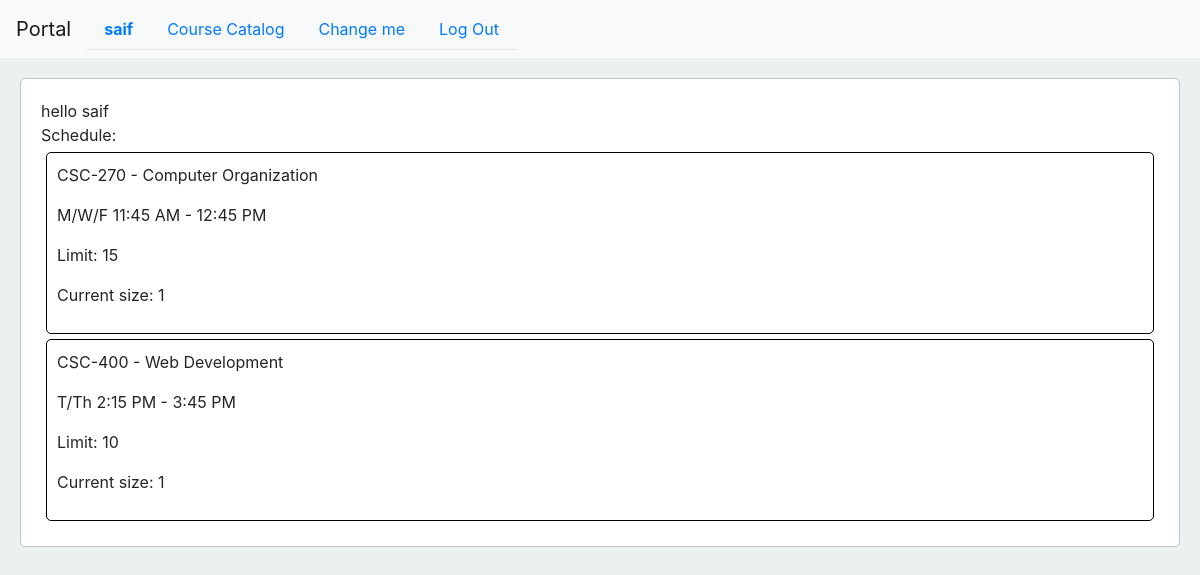
The app's page /profile/1/ (signed in) with its own data.
### studentPortal/models.py (models this page shows)
class User(AbstractUser):
    def __str__(self):
        return f"{self.username}, {self.email}"

class Class(models.Model):
    className = models.CharField(max_length=100)
    classNumber = models.CharField(max_length=8, default=None)
    classTimings = models.CharField(max_length=100)
    studentLimit = models.PositiveIntegerField()
    studentList = models.ManyToManyField(Student, related_name='students', blank=True)
    studentWaitlist = models.ManyToManyField(Student, related_name='studentWaitlist', blank=True)
    def __str__(self):
        return f"{self.classNumber} - {self.className}"

### studentPortal/views.py (the view)
# urls.py: path("profile/<int:userID>/", views.profile, name="profile"),
def profile(request, userID):
    user = User.objects.get(pk=userID)
    student = Student.objects.get(student=user)
    classes = student.classes.all()
    classData = []
    for classObj in classes:
        currentStudentCount = classObj.studentList.count()
        classData.append({
            "classObj": classObj,
            "currentStudentCount": currentStudentCount,
        })
    return render(request, "studentPortal/profile.html", {
        "classData": classData,
    })

### studentPortal/templates/studentPortal/profile.html
{% extends "studentPortal/layout.html" %}
{% block body %}
hello {{user.username}}
<br>
Schedule:
<div>
    {% for class in classData %}
        <div class="catalog">
            <p>{{class.classObj}}</p>
            <p>{{class.classObj.classTimings}}</p>
            <p>Limit: {{class.classObj.studentLimit}}</p>
            <p>Current size: {{class.currentStudentCount}}</p>
        </div>
    {% endfor %}
</div>
{% endblock %}

### studentPortal/templates/studentPortal/layout.html (shortened to what this page needs)
{% load static %}
<!DOCTYPE html>
<html lang="en">
    <head>
        <link rel="stylesheet" href="https://stackpath.bootstrapcdn.com/bootstrap/4.4.1/css/bootstrap.min.css">
        <link rel="stylesheet" href="{% static 'studentPortal/styles.css' %}">
    </head>
    <body>
        <nav class="navbar navbar-expand-lg navbar-light bg-light">
            <a class="navbar-brand" href="#">Portal</a>
            <div>
              <ul class="nav nav-tabs">
                {% if user.is_authenticated %}
                    <li class="nav-item">
                        <a class="nav-link" href="{% url 'profile' user.id %}"><strong>{{ user.username }}</strong></a>
                    </li>
                {% endif %}
                {% if user.is_authenticated %}
                    <li class="nav-item">
                        <a class="nav-link" href="{% url 'catalog' user.id %}">Course Catalog</a>
                    </li>
                    <li class="nav-item">
                        <a class="nav-link" href="#">Change me</a>
                    </li>
                    <li class="nav-item">
                        <a class="nav-link" href="{% url 'logout' %}">Log Out</a>
                    </li>
                {% endif %}
              </ul>
            </div>
          </nav>
          <div class="body">
            {% block body %}
            {% endblock %}
        </div>
    </body>
</html>

### studentPortal/static/studentPortal/styles.css (style rules this page uses)
.navbar { background-color: #3498db; }
.body { margin: 20px; }
body { background-color: #ecf0f1; }
.body { padding: 20px; border: 1px solid #bdc3c7; border-radius: 5px; background-color: #fff; }
.catalog { padding: 10px; border: solid black 1px; border-radius: 5px; margin: 5px; position: relative; }

### records on screen
User: username "saif"
Class: classObj "CSC-270 - Computer Organization", classObj.classTimings "M/W/F 11:45 AM - 12:45 PM", classObj.studentLimit "15", currentStudentCount "1"
Class: classObj "CSC-400 - Web Development", classObj.classTimings "T/Th 2:15 PM - 3:45 PM", classObj.studentLimit "10", currentStudentCount "1"
